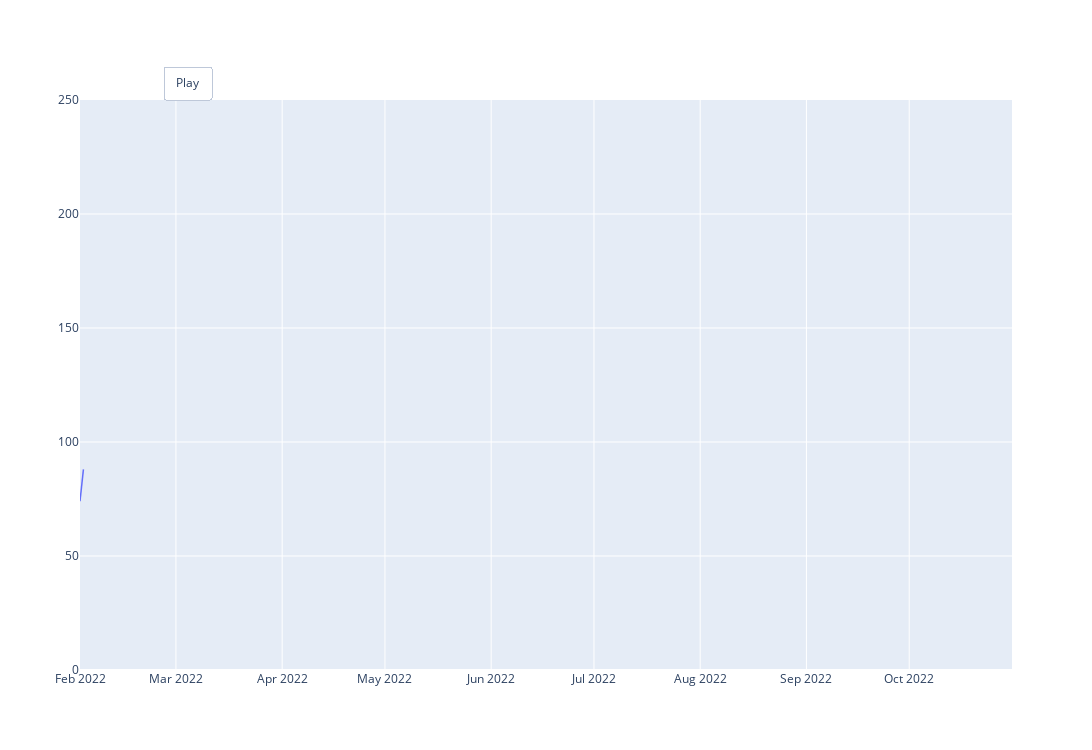

Notebook cell for this chart:
### Code cell
# https://towardsdatascience.com/line-chart-animation-with-plotly-on-jupyter-e19c738dc882



#linha=grouped_by_date: usar se precisar demonstrar os dois outliers

trace1 = go.Scatter(x=linha['horario'][:2],
                    y=linha['item_count'][:2],
                    mode='lines',
                    line=dict(width=1.5))

frames = [dict(data= [dict(type='scatter',
                           x=linha['horario'][:k+1],
                           y=linha['item_count'][:k+1]),
                     ],
               traces= [0],  
              )for k  in  range(1, len(linha)-1)]
layout = go.Layout(width=1180,
                   height=750,
                   showlegend=False,
                   hovermode='closest',
                   updatemenus=[
                        dict(
                            type='buttons', showactive=False,
                            y=1.06,
                            x=0.12,
                            xanchor='center',
                            yanchor='auto',
                            pad=dict(t=0, r=10),
                            buttons=[dict(label='Play',
                            method='animate',
                            args=[None, 
                                  dict(frame=dict(duration=90, 
                                                  redraw=False),
                                                  transition=dict(duration=0),
                                                  fromcurrent=True,
                                                  mode='immediate')]
                            )]
                        ),
                        
                    ]              
                  )
layout.update(xaxis =dict(range=['2022-02-01', '2022-10-31'], autorange=False),
              yaxis =dict(range=[0, 250], autorange=False)); # ajustar o range se precisar colocar os outliers
fig_vendas = go.Figure(data=[trace1], frames=frames, layout=layout)

fig_vendas.show()

### Figure 1 — Plotly figure (JSON) as saved in the notebook; plotly's stock layout.template omitted (floating-point values rounded to 4 significant figures)
{"data": [{"line": {"width": 1.5}, "mode": "lines", "type": "scatter", "x": ["2022-02-01", "2022-02-02"], "y": [74, 88]}], "layout": {"height": 750, "hovermode": "closest", "showlegend": false, "updatemenus": [{"buttons": [{"args": [null, {"frame": {"duration": 90, "redraw": false}, "fromcurrent": true, "mode": "immediate", "transition": {"duration": 0}}], "label": "Play", "method": "animate"}], "pad": {"r": 10, "t": 0}, "showactive": false, "type": "buttons", "x": 0.12, "xanchor": "center", "y": 1.06, "yanchor": "auto"}], "width": 1180, "xaxis": {"autorange": false, "range": ["2022-02-01", "2022-10-31"]}, "yaxis": {"autorange": false, "range": [0, 250]}}}
